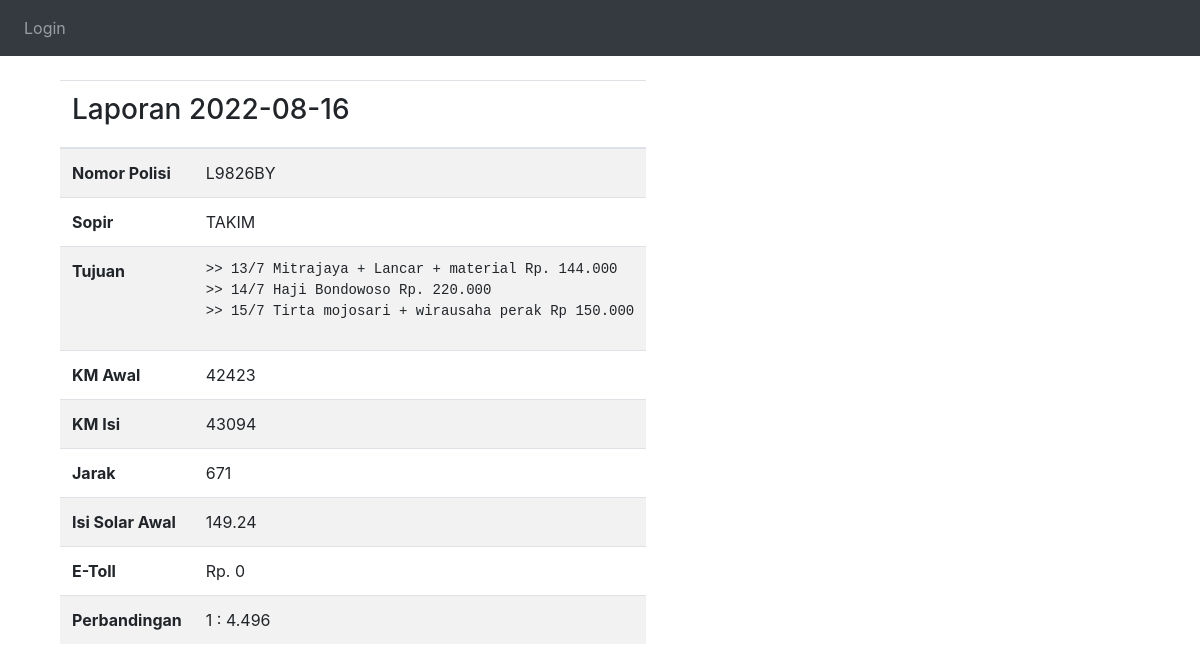
Page /laporan/3 on the committed database.
### website/models.py (models this page shows)
class Laporan(db.Model):
    id = db.Column(db.Integer, primary_key=True)
    tanggal = db.Column(db.Date())
    nopol = db.Column(db.String(100))
    sopir = db.Column(db.String(100))
    tujuan = db.Column(db.String(500))
    km_awal = db.Column(db.Integer)
    km_isi = db.Column(db.Integer)
    solar_awal = db.Column(db.Float)
    tujuan = db.Column(db.String(500))
    e_toll = db.Column(db.Integer)
    username = db.Column(db.String(150), db.ForeignKey('user.username'))

### website/views.py (the view)
@views.route('/laporan/<int:id>')
def laporan(id):
    laporan =  Laporan.query.get_or_404(id)
    return render_template('laporan.html', user=current_user, laporan=laporan)

### website/templates/laporan.html (shortened to what this page needs)
{% extends "base.html" %} {% block title %}Detail Laporan{% endblock %}
    {% block content %}
    <article class="media content-section">
      <div class="media-body">
        <div class="article-metadata">
          <div class="col-md-4">
            <div class="content-section"><br/>
              <table class="table table-striped table-hover">
                <thead>
              <tr>
                <th colspan="2"><h3>Laporan {{ laporan.tanggal }}</h2></th>
              </tr>
            </thead>
            <tbody>
              <tr>
                <th scope="row">Nomor Polisi</th>
                <td>{{ laporan.nopol }}</td>
              </tr>
              <tr>
                <th scope="row">Sopir</th>
                <td>{{ laporan.sopir }}</td>
              </tr>
              <tr>
                <th scope="row">Tujuan</th>
                <td><pre>{{ laporan.tujuan }}</pre></td>
              </tr>
              <tr>
                <th scope="row">KM Awal</th>
                <td>{{ laporan.km_awal }}</td>
              </tr>
              <tr>
                <th scope="row">KM Isi</th>
                <td>{{ laporan.km_isi }}</td>
              </tr>
              <tr>
                <th scope="row">Jarak</th>
                <td>{{ laporan.km_isi-laporan.km_awal }}</td>
              </tr>
              <tr>
                <th scope="row">Isi Solar Awal</th>
                <td>{{ laporan.solar_awal }}</td>
              </tr>
              <tr>
                <th scope="row">E-Toll</th>
                <td>{{ 'Rp. '+ laporan.e_toll|string }}</td>
              </tr>
              <tr>
                <th scope="row">Perbandingan</th>
                <td>{% if laporan.solar_awal == 0 %}
                  {{ '0' }}
                {% else %}
                  {{ '1 : ' + '%0.3f'|format((laporan.km_isi-laporan.km_awal)/laporan.solar_awal)|float|string }}
                {% endif %}</td>
              </tr>
            </tbody>
            </table>
            </div>
        </div>
    {% endblock content %}

### rows in the picture
Laporan: tanggal "2022-08-16", nopol "L9826BY", sopir "TAKIM", tujuan ">> 13/7 Mitrajaya + Lancar + material Rp. 144.000 >> 14/7 Haji Bondowoso Rp. 220.000 >> 15/7 Tirta mojosari + wirausaha perak Rp 150.000", km_awal "42423", km_isi "43094", laporan.km_isi-laporan.km_awal "671", solar_awal "149.24", e_toll "Rp. 0", km_isi+km_awal+solar_awal "1 : 4.496"
